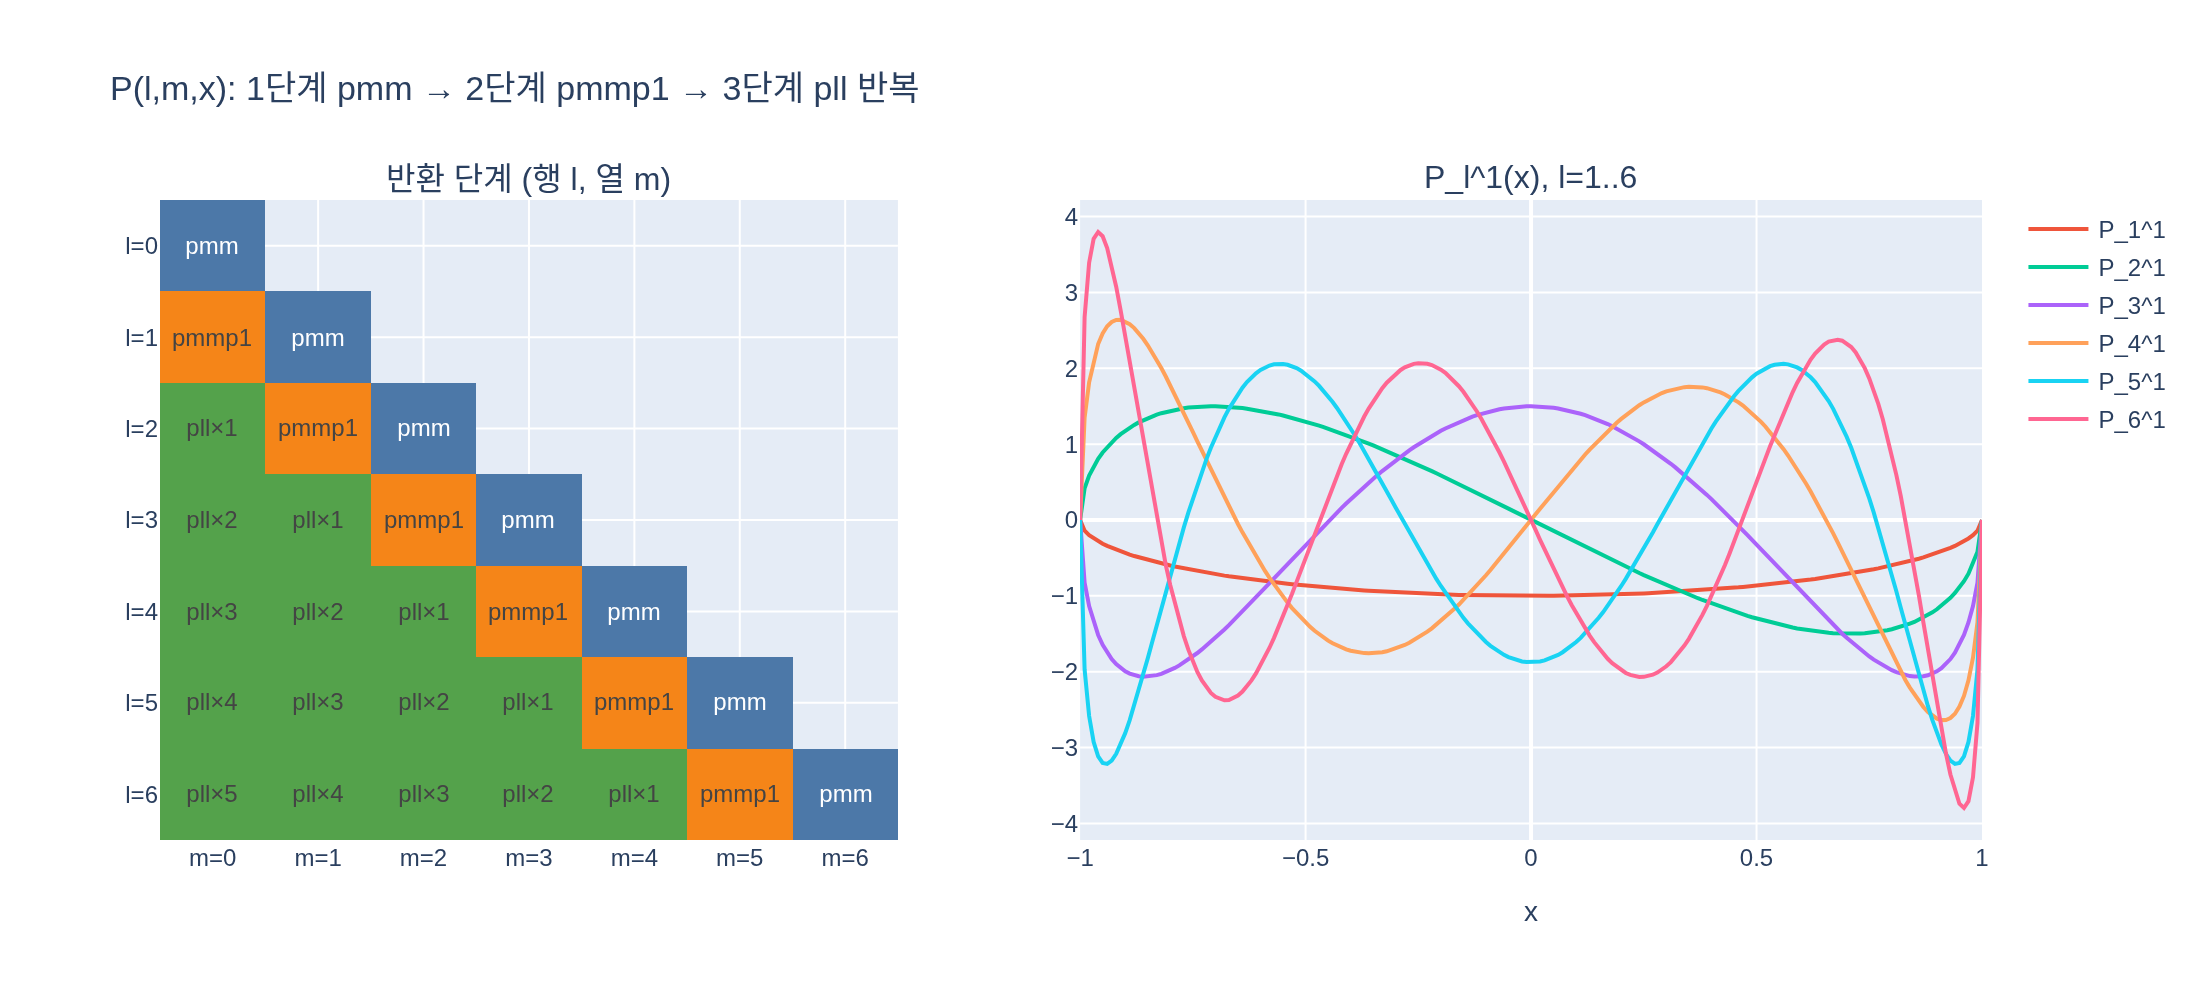

The Python source for this figure:
# %% [markdown]
# # `P(int l, int m, double x)` — 세 재귀식의 적용 순서
#
# 버금 르장드르 다항식 $P_l^m(x)$를 계산하는 코드는 세 재귀식을 **정해진 순서**로 사용한다.
#
# 1. **시작점** (이전 결과 불필요) : $P_m^m = (-1)^m (2m-1)!! (1-x^2)^{m/2}$ → 변수 `pmm`
# 2. **한 단계 올리기** : $P_{m+1}^m = x(2m+1) P_m^m$ → 변수 `pmmp1`
# 3. **일반 재귀** : $(l-m)P_l^m = x(2l-1)P_{l-1}^m - (l+m-1)P_{l-2}^m$ → 변수 `pll`, `ll = m+2 .. l` 반복
#
# 각 단계 후에 `l == m`, `l == m+1` 이면 **조기 반환**한다. 아래에서 단계별로 확인한다.

# %%
# 필요 패키지: numpy, plotly, kaleido, scipy(검증용, 없으면 건너뜀)
import math
import numpy as np


def _show(fig):
    try:
        from IPython import get_ipython
        if get_ipython() is not None:  # VSCode 셀/Jupyter에서만 렌더링
            fig.show()
    except ImportError:
        pass


# %% [markdown]
# ## 1단계: `pmm` — $P_m^m$ 을 반복문으로 계산
#
# `fact`는 1, 3, 5, … 로 증가하며 이중 계승 $(2m-1)!!$ 을 만들고, `-fact`의 부호가 $(-1)^m$ 을, `somx2 = \sqrt{1-x^2}` 가 $m$번 곱해져 $(1-x^2)^{m/2}$ 을 만든다.

# %%
def step1_pmm(m, x, trace=None):
    pmm = 1.0
    if m > 0:
        somx2 = math.sqrt((1.0 - x) * (1.0 + x))
        fact = 1.0
        for i in range(1, m + 1):
            pmm *= (-fact) * somx2
            if trace is not None:
                trace.append(f"  i={i}: fact={fact:.0f}, pmm={pmm:+.6f}")
            fact += 2.0
    return pmm


x = 0.5
trace = []
pmm = step1_pmm(3, x, trace)
print("\n".join(trace))
closed = (-1) ** 3 * (5 * 3 * 1) * (1 - x**2) ** 1.5
print(f"P_3^3(0.5) 코드={pmm:.6f}, 닫힌식={closed:.6f}")
# 출력:
#   i=1: fact=1, pmm=-0.866025
#   i=2: fact=3, pmm=+2.250000
#   i=3: fact=5, pmm=-9.742786
# P_3^3(0.5) 코드=-9.742786, 닫힌식=-9.742786

# %% [markdown]
# ## 2단계: `pmmp1` — $P_{m+1}^m = x(2m+1)P_m^m$
#
# 곱셈 한 번으로 band를 하나 올린다. `l == m+1` 이면 여기서 반환.

# %%
def step2_pmmp1(m, x, pmm):
    return x * (2.0 * m + 1.0) * pmm


m = 1
pmm = step1_pmm(m, x)
pmmp1 = step2_pmmp1(m, x, pmm)
print(f"P_1^1(0.5) = {pmm:.6f}")
print(f"P_2^1(0.5) = x*(2m+1)*P_1^1 = {x}*{2*m+1}*{pmm:.6f} = {pmmp1:.6f}")
# 출력:
# P_1^1(0.5) = -0.866025
# P_2^1(0.5) = x*(2m+1)*P_1^1 = 0.5*3*-0.866025 = -1.299038

# %% [markdown]
# ## 3단계: `pll` — 일반 재귀를 `ll = m+2` 부터 `l` 까지 반복
#
# $$P_{ll}^m = \frac{(2\,ll-1)\,x\,P_{ll-1}^m - (ll+m-1)\,P_{ll-2}^m}{ll-m}$$
#
# 매 반복 뒤 `pmm ← pmmp1`, `pmmp1 ← pll` 로 두 칸 창(window)을 밀어 올린다.

# %%
def P(l, m, x, trace=None):
    """원문 C 코드의 1:1 파이썬 이식 (trace 리스트에 단계 기록)."""
    pmm = step1_pmm(m, x)
    if trace is not None:
        trace.append(f"[1] pmm   = P_{m}^{m} = {pmm:+.6f}")
    if l == m:
        if trace is not None:
            trace.append("    l == m → pmm 반환")
        return pmm
    pmmp1 = step2_pmmp1(m, x, pmm)
    if trace is not None:
        trace.append(f"[2] pmmp1 = P_{m+1}^{m} = {pmmp1:+.6f}")
    if l == m + 1:
        if trace is not None:
            trace.append("    l == m+1 → pmmp1 반환")
        return pmmp1
    pll = 0.0
    for ll in range(m + 2, l + 1):
        pll = ((2.0 * ll - 1.0) * x * pmmp1 - (ll + m - 1.0) * pmm) / (ll - m)
        if trace is not None:
            trace.append(f"[3] ll={ll}: pll = P_{ll}^{m} = {pll:+.6f}   (pmm←pmmp1, pmmp1←pll)")
        pmm = pmmp1
        pmmp1 = pll
    if trace is not None:
        trace.append("    반복 종료 → pll 반환")
    return pll


for (l, m) in [(2, 2), (3, 2), (5, 1)]:
    tr = []
    val = P(l, m, 0.5, tr)
    print(f"--- P({l},{m},0.5) = {val:.6f}")
    print("\n".join(tr))
# 출력:
# --- P(2,2,0.5) = 2.250000
# [1] pmm   = P_2^2 = +2.250000
#     l == m → pmm 반환
# --- P(3,2,0.5) = 5.625000
# [1] pmm   = P_2^2 = +2.250000
# [2] pmmp1 = P_3^2 = +5.625000
#     l == m+1 → pmmp1 반환
# --- P(5,1,0.5) = 1.928260
# [1] pmm   = P_1^1 = -0.866025
# [2] pmmp1 = P_2^1 = -1.299038
# [3] ll=3: pll = P_3^1 = -0.324760   (pmm←pmmp1, pmmp1←pll)
# [3] ll=4: pll = P_4^1 = +1.353165   (pmm←pmmp1, pmmp1←pll)
# [3] ll=5: pll = P_5^1 = +1.928260   (pmm←pmmp1, pmmp1←pll)
#     반복 종료 → pll 반환

# %% [markdown]
# ## 검증: scipy의 `lpmv` 와 비교
#
# 원문 코드는 Condon–Shortley 위상 $(-1)^m$ 을 포함하며 scipy `lpmv`도 동일 규약이다.

# %%
try:
    from scipy.special import lpmv
    max_err = 0.0
    for l in range(0, 7):
        for m in range(0, l + 1):
            for xx in np.linspace(-0.99, 0.99, 9):
                max_err = max(max_err, abs(P(l, m, xx) - lpmv(m, l, xx)))
    print(f"l<=6 전체에서 scipy.lpmv 대비 최대 오차 = {max_err:.2e}")
except ImportError:
    print("scipy 없음 — 검증 건너뜀")
# 출력:
# l<=6 전체에서 scipy.lpmv 대비 최대 오차 = 2.73e-12

# %% [markdown]
# ## 시각화: 어떤 (l, m) 이 어느 단계에서 반환되는가
#
# - 대각선 $l=m$ : 1단계(`pmm`)에서 반환
# - 바로 아래 $l=m+1$ : 2단계(`pmmp1`)에서 반환
# - 그 외 : 3단계 반복이 $l-m-1$ 번 돈 뒤 `pll` 반환
#
# 오른쪽에는 고정한 $m=1$ 에 대해 $P_l^1(x)$ 곡선이 band $l$ 이 올라갈수록 어떻게 쌓이는지 그린다.

# %%
import plotly.graph_objects as go
from plotly.subplots import make_subplots

L = 6
z = np.full((L + 1, L + 1), np.nan)
txt = [["" for _ in range(L + 1)] for _ in range(L + 1)]
for l in range(L + 1):
    for m in range(l + 1):
        iters = max(0, l - m - 1)
        z[l, m] = min(iters, 2) if l != m else 0  # 0: pmm, 1: pmmp1, >=2: pll(3단계)
        if l == m:
            z[l, m] = 0; txt[l][m] = "pmm"
        elif l == m + 1:
            z[l, m] = 1; txt[l][m] = "pmmp1"
        else:
            z[l, m] = 2; txt[l][m] = f"pll×{iters}"

fig = make_subplots(
    rows=1, cols=2,
    subplot_titles=("반환 단계 (행 l, 열 m)", "P_l^1(x), l=1..6"),
    column_widths=[0.45, 0.55],
)
fig.add_trace(go.Heatmap(
    z=z, text=txt, texttemplate="%{text}",
    x=[f"m={m}" for m in range(L + 1)], y=[f"l={l}" for l in range(L + 1)],
    colorscale=[[0, "#4c78a8"], [0.5, "#f58518"], [1, "#54a24b"]],
    zmin=0, zmax=2, showscale=False,
), row=1, col=1)
fig.update_yaxes(autorange="reversed", row=1, col=1)

xs = np.linspace(-1, 1, 201)
for l in range(1, L + 1):
    fig.add_trace(go.Scatter(x=xs, y=[P(l, 1, v) for v in xs], mode="lines",
                             name=f"P_{l}^1"), row=1, col=2)
fig.update_xaxes(title_text="x", row=1, col=2)
fig.update_layout(title="P(l,m,x): 1단계 pmm → 2단계 pmmp1 → 3단계 pll 반복", width=1100, height=500)
_show(fig)

import os
out = os.path.join(os.path.dirname(os.path.abspath(__file__)) if "__file__" in globals() else ".", "expy.png")
fig.write_image(out, scale=2)
print("saved", out)
# 출력: saved /home/sungwoo/projects/swcho/nerfstudio/fm/.fm/hints/5bcf1724-c2b9-4068-a765-841058eca029/expy.png
